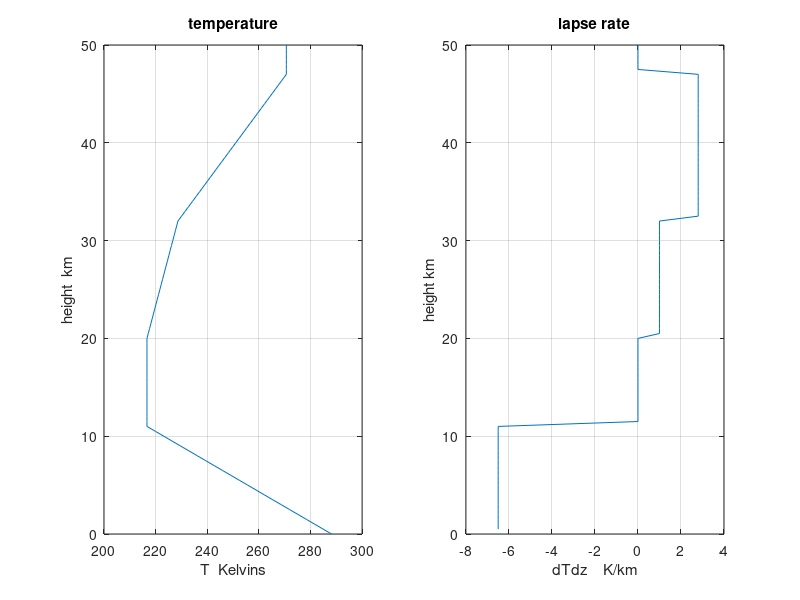

Reproduce this figure in MATLAB.
% Matlab file name:  standard_T_p.m
% Computes temperature, DT/dz for US standard atmosphere conditions
% from Z = 0 to 50 km geopotential height.
clear
close all
g = 9.81;
R = 287;
nl = 101;         % number of levels above ground
ztop = 50 ;       % upper boundary in km
nlm = nl -1;
dz = ztop/nlm;
T0 = 288.15;
z = linspace(dz,ztop,nlm);
p0=1013.25;
dTdz = zeros(size(z));
for n =1:length(z)
    if z(n) <= 11
        T(n) = 288.15 -6.5*z(n);
        dTdz(n) =  -6.5e-3;
    elseif z(n) > 11 & z(n) <= 20,  T(n) = 216.65;
    elseif z(n) > 20 & z(n) <= 32
        T(n) = 216.65 + (z(n) - 20);
        dTdz(n) = 1.e-3;
    elseif  z(n) > 32 & z(n) <= 47
        dTdz(n) = 2.8e-3;
        T(n) = 228.65 + 2.8*(z(n) - 32);
    elseif  z(n) > 47 & z(n) <= 51,  T(n) = 270.65;
    end
end
figure(1)
subplot(1,2,1);
plot([T0 T],[0 z]);
grid on
title('temperature'), xlabel('T  Kelvins'), ylabel ('height  km');
subplot(1,2,2);
plot(dTdz*1.e3,z);
grid on
title('lapse rate'),xlabel('dTdz    K/km'), ylabel('height km')
